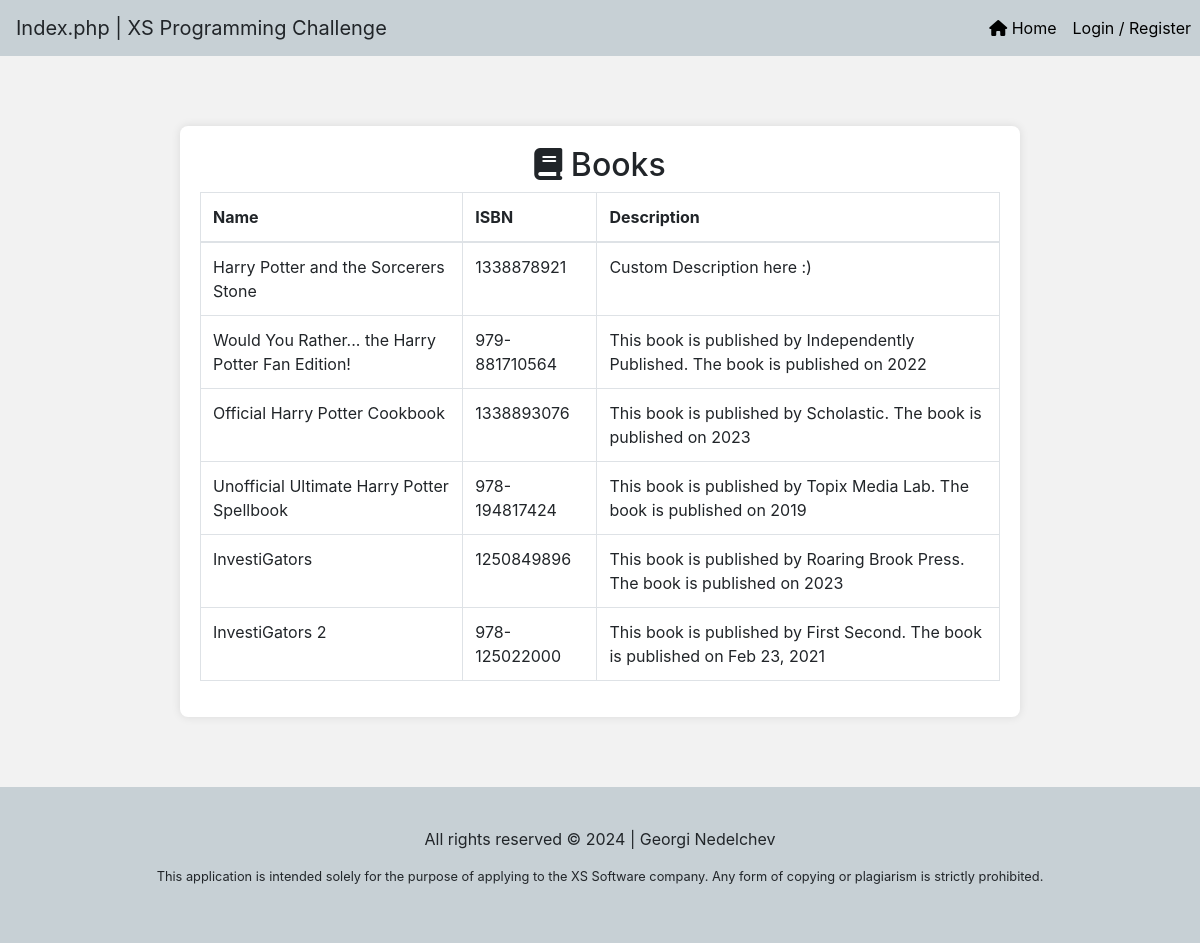
The page /index.php on the database its author committed.
### tables this page shows
CREATE TABLE `books` (
  `id` int(11) NOT NULL,
  `name` varchar(255) NOT NULL,
  `isbn` varchar(13) NOT NULL,
  `description` text DEFAULT NULL,
  `user_id` int(11) NOT NULL,
  `created_at` timestamp NOT NULL DEFAULT current_timestamp()
);

### models/Book.php (called while the page is built, shortened)
<?php
class Book {
    private $conn;
    private $table_name = "books";
    public function __construct($db) {
        $this->conn = $db;
    }
    public function readAll() {
        $query = "SELECT * FROM " . $this->table_name;
        $stmt = $this->conn->prepare($query);
        $stmt->execute();
        return $stmt;
    }
}
?>

### home.php (the view, shortened to what this page needs)
<?php
$database = new Database();
$db = $database->getConnection();
$book = new Book($db);
$stmt = $book->readAll();
?>
<div class="container table-container">
	<h2 class="text-center"><i title="Books" class="fa-solid fa-book"></i> Books</h2>
	<table class="table table-bordered">
		<thead>
			<tr>
				<th>Name</th>
				<th>ISBN</th>
				<th>Description</th>
			</tr>
		</thead>
		<tbody>
			<?php while ($row = $stmt->fetch(PDO::FETCH_ASSOC)) : ?>
				<tr>
					<td><?php echo htmlspecialchars($row['name']); ?></td>
					<td><?php echo htmlspecialchars($row['isbn']); ?></td>
					<td><?php echo htmlspecialchars($row['description']); ?></td>
				</tr>
			<?php endwhile; ?>
		</tbody>
	</table>
</div>

### css/styles.css (style rules this page uses)
body { padding-top: 56px; display: flex; flex-direction: column; min-height: 100vh; background-color: #f2f2f2; }
.container { flex: 1; }
.form-container, .table-container { max-width: 70%; margin: 70px auto; padding: 20px; background-color: #fff; box-shadow: 0 0 10px rgba(0, 0, 0, 0.1); border-radius: 8px; position: relative; }
.table-container { overflow: auto; max-height: 600px; }

### rows shown on the page
books: name "Harry Potter and the Sorcerers Stone", isbn "1338878921", description "Custom Description here :)"
books: name "Would You Rather... the Harry Potter Fan Edition!", isbn "979-881710564", description "This book is published by Independently Published. The book is published on 2022"
books: name "Official Harry Potter Cookbook", isbn "1338893076", description "This book is published by Scholastic. The book is published on 2023"
books: name "Unofficial Ultimate Harry Potter Spellbook", isbn "978-194817424", description "This book is published by Topix Media Lab. The book is published on 2019"
books: name "InvestiGators", isbn "1250849896", description "This book is published by Roaring Brook Press. The book is published on 2023"
books: name "InvestiGators 2", isbn "978-125022000", description "This book is published by First Second. The book is published on Feb 23, 2021"

### other values the page prints
$controller "Index.php"
